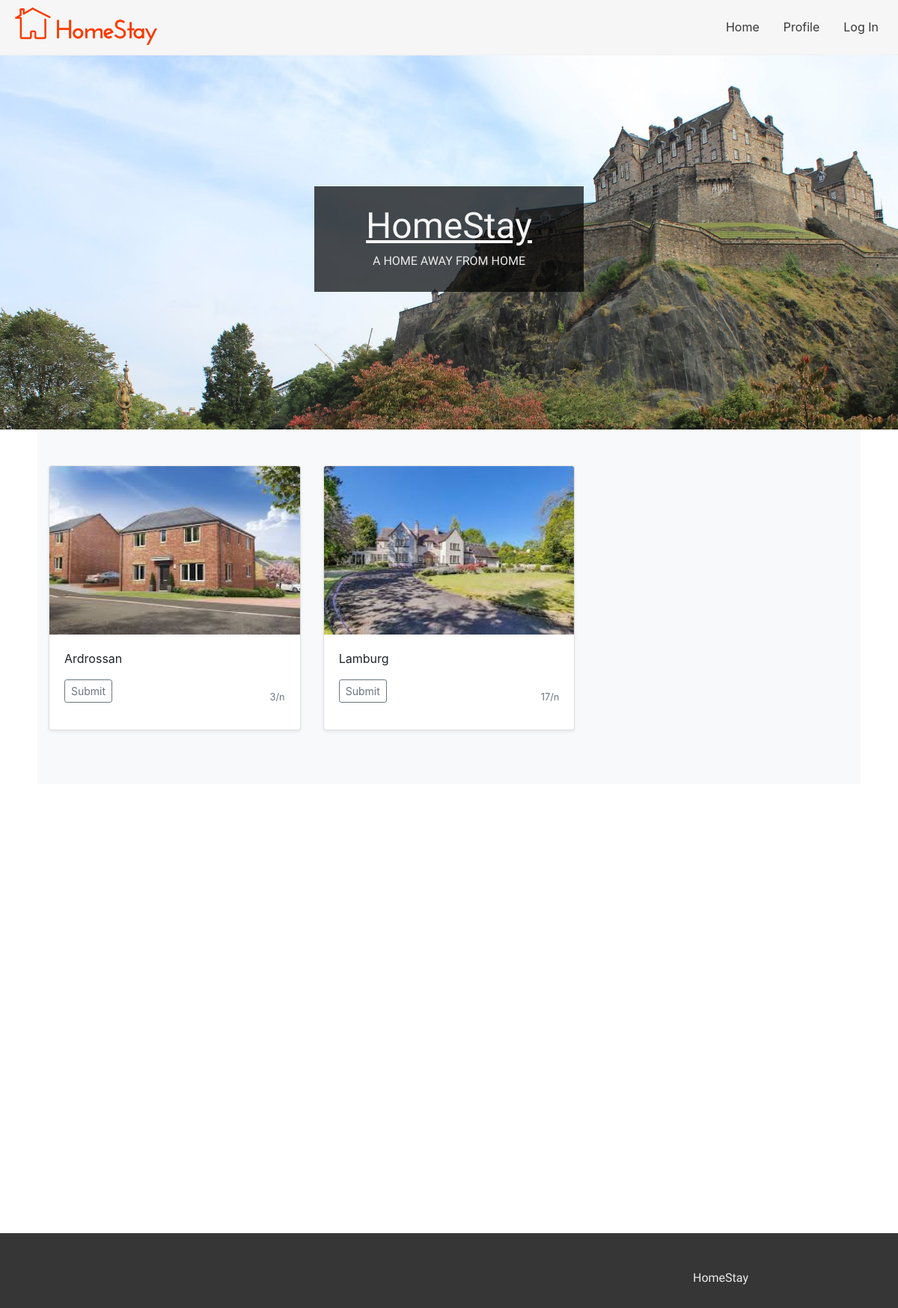
Page /homestay on the committed database.
### tables this page shows
CREATE TABLE Vacancies (
        vacancyID integer NOT NULL UNIQUE,
        hostID int NOT NULL,
        location varchar(255) NOT NULL,
        description varchar(255),
        rate varchar(255) NOT NULL,
        startDate date NOT NULL,
        endDate date NOT NULL,
        available bit DEFAULT 1,
        curfew varchar(255),
        extraInfo varchar(255),
        images varchar(255),
        PRIMARY KEY (vacancyID),
        FOREIGN KEY (hostID) REFERENCES Host(hostID)
);

### launch.py (the view)
@app.route('/homestay', methods=["POST","GET"])
def  HomePageSlected(name=None):
		try:
			print (session['Type'])
			if session['Type'] == 'Host':
                        	UserType = 'Host'
			elif session['Type'] =='Applicant':
                        	UserType = 'Applicant'
			else:
				UserType = 'Admin'
		except:
			print ("Not A HOST")
			UserType = "Visitor"
		db= get_db()
		data = db.cursor().execute("SELECT * FROM Vacancies WHERE available = 1")
		data = list(data.fetchall())
		urlHelper = "homestay/listing/"
		return render_template("index.html",data=data,urlHelper=urlHelper,ut=UserType)

### launch.py (called while the page is built)
def get_db():
  db = getattr(g, 'db', None)
  if db is None:
    db = sqlite3.connect(db_location)
    g.db = db
  return db

@app.teardown_appcontext
def  close_db_connection(exception):
  db = getattr(g, 'db' , None)
  if db is not None:
    db.close()

### templates/index.html (shortened to what this page needs)
<html>
  <head>
    <link rel="stylesheet" href="https://stackpath.bootstrapcdn.com/bootstrap/4.1.3/css/bootstrap.min.css">
    <link href="../static/css/styles.css" type="text/css" rel="stylesheet">
  </head>
  <body>
    <nav>
        <ul>
          <a href="../../../../../homestay"><img src="../static/images/logo.jpg" style="height: 50px; padding-left: 10px; padding-right:10px;"/></a>
          <li><a href="../../../../../homestay/login">Log In</a></li>
          <li><a href="../../../../../homestay/profile">Profile</a></li>
          <li><a href="../../../../../homestay">Home</a></li>
        </ul>
    </nav>
    <div id= "header">
      <div id="header-text">
        <h1>HomeStay</h1>
        <h3>A home away from home</h3>
    </div>
    </div>
    <main>
      <div id="main-content">
        <div class="album py-5 bg-light">
           <div class="container">
              <div class="row">
              	{% for Vacancies in data %}
                    <div class="col-md-4">
                        <div class="card mb-4 shadow-sm">
                           <img class="card-img-top" data-src="holder.js/100px225?theme=thumb&amp;bg=55595c&amp;fg=eceeef&amp;text=Thumbnail" alt="Thumbnail [100%x225]" style="height: 225px; width: 100%; display: block;" src={{"static/uploads/" +Vacancies[10]}} data-holder-rendered="true">
                           <div class="card-body">
                                <p class="card-text" name="location" value={{Vacancies[2]}} >{{Vacancies[2]}} </p>
                                 <div class="d-flex justify-content-between align-items-center">
                                   <div class="btn-group">
                                        <form action={{urlHelper + Vacancies[0]|string}}>
                                           <input type="submit" class="btn btn-sm btn-outline-secondary" value"View"/>
                                        </form>
                                   </div>
                                   <small class="text-muted">{{Vacancies[4]}}</small>
                                </div>
                           </div>
                        </div>
                    </div>
                {% endfor %}
              </div>
           </div>
        </div>
      </div>
    </main>
    <footer>
      <div id="footer-content">
            <h6>HomeStay</h6>
      </div>
    </footer>
  </body>
</html>

### static/css/styles.css (style rules this page uses)
body { margin: 0px; overflow-y: scroll; }
main { padding-left: 50px; padding-right: 50px; padding-bottom: 200px; position: inherit; }
#header { width:100%; height: 500px; background-image: url("../images/bedroom_banner.jpg"); background-size: cover; background-position: center; }
#header-text { margin: auto; position: relative; text-align: center; vertical-align: middle; font-family: 'Josefin Sans', sans-serif; padding-left:5%; padding-right:5%; padding-top:2%; padding-bottom: 2%; top:175px; background-color: rgb(0,0,0,0.7); -pie-background: rgba(0,0,0, 0.7); behavior: url(PIE.htc); width: 30%; }
#header-text h1 { color: rgb(245,245,245); text-decoration: underline; font-size: 4vw; }
#header-text h3 { text-transform: uppercase; font-size: 16px; color: rgb(235, 235,235); }
nav { position: sticky; top: 0; vertical-align: middle; background-color: rgb(246,246,246,0.9); padding: 10px; border-bottom: #f3f3f3 solid 2px; z-index: 99; }
nav ul { list-style-type: none; margin: 0; padding: 0; overflow: hidden; }
nav li { float:right; }
nav li a { display: block; color: rgb(54,54,54); text-align: center; padding: 14px 16px; text-decoration: none; transition: 1.5s; }
footer { position:relative; bottom: 0px; width: 100%; background-color: rgb(54,54,54); }
#footer-content { padding-left: 200px; padding-right: 200px; padding-top: 50px; padding-bottom: 50px; }
#footer-content h6 { font-family: 'Josefin Sans', sans-serif; float:right; color: #ebebeb; }

### rows in the picture
Vacancies: images (picture), location "Ardrossan", rate "3/n"
Vacancies: images (picture), location "Lamburg", rate "17/n"
